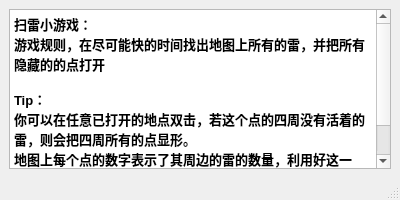
<?xml version="1.0" encoding="UTF-8"?>
<ui version="4.0">
 <class>HelpWindow</class>
 <widget class="QMainWindow" name="HelpWindow">
  <property name="geometry">
   <rect>
    <x>0</x>
    <y>0</y>
    <width>400</width>
    <height>200</height>
   </rect>
  </property>
  <property name="windowTitle">
   <string>MainWindow</string>
  </property>
  <widget class="QWidget" name="centralwidget">
   <layout class="QHBoxLayout" name="horizontalLayout">
    <item>
     <widget class="QTextBrowser" name="helpText">
      <property name="html">
       <string>&lt;!DOCTYPE HTML PUBLIC &quot;-//W3C//DTD HTML 4.0//EN&quot; &quot;http://www.w3.org/TR/REC-html40/strict.dtd&quot;&gt;
&lt;html&gt;&lt;head&gt;&lt;meta name=&quot;qrichtext&quot; content=&quot;1&quot; /&gt;&lt;style type=&quot;text/css&quot;&gt;
p, li { white-space: pre-wrap; }
&lt;/style&gt;&lt;/head&gt;&lt;body style=&quot; font-family:'SimSun'; font-size:9pt; font-weight:400; font-style:normal;&quot;&gt;
&lt;p style=&quot; margin-top:0px; margin-bottom:0px; margin-left:0px; margin-right:0px; -qt-block-indent:0; text-indent:0px;&quot;&gt;&lt;span style=&quot; font-size:10pt; font-weight:600;&quot;&gt;扫雷小游戏：&lt;/span&gt;&lt;/p&gt;
&lt;p style=&quot; margin-top:0px; margin-bottom:0px; margin-left:0px; margin-right:0px; -qt-block-indent:0; text-indent:0px;&quot;&gt;&lt;span style=&quot; font-size:10pt; font-weight:600;&quot;&gt;游戏规则，在尽可能快的时间找出地图上所有的雷，并把所有隐藏的的点打开&lt;/span&gt;&lt;/p&gt;
&lt;p style=&quot;-qt-paragraph-type:empty; margin-top:0px; margin-bottom:0px; margin-left:0px; margin-right:0px; -qt-block-indent:0; text-indent:0px; font-size:10pt; font-weight:600;&quot;&gt;&lt;br /&gt;&lt;/p&gt;
&lt;p style=&quot; margin-top:0px; margin-bottom:0px; margin-left:0px; margin-right:0px; -qt-block-indent:0; text-indent:0px;&quot;&gt;&lt;span style=&quot; font-size:10pt; font-weight:600;&quot;&gt;Tip：&lt;/span&gt;&lt;/p&gt;
&lt;p style=&quot; margin-top:0px; margin-bottom:0px; margin-left:0px; margin-right:0px; -qt-block-indent:0; text-indent:0px;&quot;&gt;&lt;span style=&quot; font-size:10pt; font-weight:600;&quot;&gt;你可以在任意已打开的地点双击，若这个点的四周没有活着的雷，则会把四周所有的点显形。&lt;/span&gt;&lt;/p&gt;
&lt;p style=&quot; margin-top:0px; margin-bottom:0px; margin-left:0px; margin-right:0px; -qt-block-indent:0; text-indent:0px;&quot;&gt;&lt;span style=&quot; font-size:10pt; font-weight:600;&quot;&gt;地图上每个点的数字表示了其周边的雷的数量，利用好这一点，你能走得更远。&lt;/span&gt;&lt;/p&gt;
&lt;p style=&quot; margin-top:0px; margin-bottom:0px; margin-left:0px; margin-right:0px; -qt-block-indent:0; text-indent:0px;&quot;&gt;&lt;span style=&quot; font-size:10pt; font-weight:600;&quot;&gt;当你犹豫时，不妨相信你的直觉！&lt;/span&gt;&lt;/p&gt;&lt;/body&gt;&lt;/html&gt;</string>
      </property>
     </widget>
    </item>
   </layout>
  </widget>
  <widget class="QMenuBar" name="menubar">
   <property name="geometry">
    <rect>
     <x>0</x>
     <y>0</y>
     <width>400</width>
     <height>25</height>
    </rect>
   </property>
  </widget>
  <widget class="QStatusBar" name="statusbar"/>
 </widget>
 <resources/>
 <connections/>
</ui>
